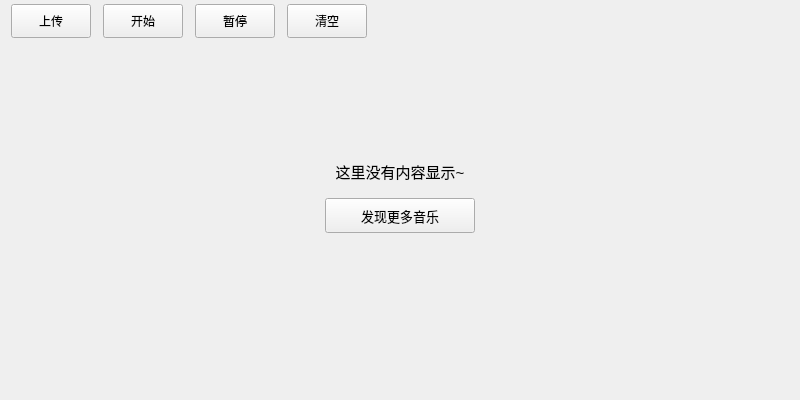
<?xml version="1.0" encoding="UTF-8"?>
<ui version="4.0">
 <class>UploadingSong</class>
 <widget class="QWidget" name="UploadingSong">
  <property name="geometry">
   <rect>
    <x>0</x>
    <y>0</y>
    <width>800</width>
    <height>400</height>
   </rect>
  </property>
  <property name="windowTitle">
   <string>UploadingSong</string>
  </property>
  <layout class="QVBoxLayout" name="verticalLayout_2">
   <property name="topMargin">
    <number>0</number>
   </property>
   <item>
    <widget class="QWidget" name="title_widget" native="true">
     <layout class="QHBoxLayout" name="horizontalLayout">
      <property name="spacing">
       <number>12</number>
      </property>
      <property name="leftMargin">
       <number>0</number>
      </property>
      <property name="topMargin">
       <number>4</number>
      </property>
      <item>
       <widget class="QToolButton" name="cloud_upload_toolButton">
        <property name="minimumSize">
         <size>
          <width>80</width>
          <height>34</height>
         </size>
        </property>
        <property name="maximumSize">
         <size>
          <width>80</width>
          <height>34</height>
         </size>
        </property>
        <property name="cursor">
         <cursorShape>PointingHandCursor</cursorShape>
        </property>
        <property name="text">
         <string>上传</string>
        </property>
        <property name="toolButtonStyle">
         <enum>Qt::ToolButtonTextBesideIcon</enum>
        </property>
       </widget>
      </item>
      <item>
       <widget class="QToolButton" name="cloud_start_toolButton">
        <property name="minimumSize">
         <size>
          <width>80</width>
          <height>34</height>
         </size>
        </property>
        <property name="maximumSize">
         <size>
          <width>80</width>
          <height>34</height>
         </size>
        </property>
        <property name="text">
         <string>开始</string>
        </property>
        <property name="toolButtonStyle">
         <enum>Qt::ToolButtonTextBesideIcon</enum>
        </property>
       </widget>
      </item>
      <item>
       <widget class="QToolButton" name="cloud_pause_toolButton">
        <property name="minimumSize">
         <size>
          <width>80</width>
          <height>34</height>
         </size>
        </property>
        <property name="maximumSize">
         <size>
          <width>80</width>
          <height>34</height>
         </size>
        </property>
        <property name="text">
         <string>暂停</string>
        </property>
        <property name="toolButtonStyle">
         <enum>Qt::ToolButtonTextBesideIcon</enum>
        </property>
       </widget>
      </item>
      <item>
       <widget class="QToolButton" name="cloud_clear_toolButton">
        <property name="minimumSize">
         <size>
          <width>80</width>
          <height>34</height>
         </size>
        </property>
        <property name="maximumSize">
         <size>
          <width>80</width>
          <height>34</height>
         </size>
        </property>
        <property name="text">
         <string>清空</string>
        </property>
        <property name="toolButtonStyle">
         <enum>Qt::ToolButtonTextBesideIcon</enum>
        </property>
       </widget>
      </item>
      <item>
       <spacer name="horizontalSpacer">
        <property name="orientation">
         <enum>Qt::Horizontal</enum>
        </property>
        <property name="sizeHint" stdset="0">
         <size>
          <width>417</width>
          <height>20</height>
         </size>
        </property>
       </spacer>
      </item>
     </layout>
    </widget>
   </item>
   <item>
    <widget class="QWidget" name="widget_3" native="true">
     <layout class="QVBoxLayout" name="verticalLayout" stretch="2,1,3">
      <item>
       <spacer name="verticalSpacer_2">
        <property name="orientation">
         <enum>Qt::Vertical</enum>
        </property>
        <property name="sizeHint" stdset="0">
         <size>
          <width>20</width>
          <height>40</height>
         </size>
        </property>
       </spacer>
      </item>
      <item>
       <layout class="QGridLayout" name="gridLayout">
        <property name="verticalSpacing">
         <number>15</number>
        </property>
        <item row="0" column="0">
         <spacer name="horizontalSpacer_8">
          <property name="orientation">
           <enum>Qt::Horizontal</enum>
          </property>
          <property name="sizeHint" stdset="0">
           <size>
            <width>40</width>
            <height>20</height>
           </size>
          </property>
         </spacer>
        </item>
        <item row="0" column="1">
         <widget class="QLabel" name="prompt_label">
          <property name="font">
           <font>
            <pointsize>11</pointsize>
           </font>
          </property>
          <property name="text">
           <string>这里没有内容显示~</string>
          </property>
          <property name="scaledContents">
           <bool>false</bool>
          </property>
          <property name="alignment">
           <set>Qt::AlignBottom|Qt::AlignHCenter</set>
          </property>
         </widget>
        </item>
        <item row="0" column="2">
         <spacer name="horizontalSpacer_9">
          <property name="orientation">
           <enum>Qt::Horizontal</enum>
          </property>
          <property name="sizeHint" stdset="0">
           <size>
            <width>40</width>
            <height>20</height>
           </size>
          </property>
         </spacer>
        </item>
        <item row="1" column="0">
         <spacer name="horizontalSpacer_11">
          <property name="orientation">
           <enum>Qt::Horizontal</enum>
          </property>
          <property name="sizeHint" stdset="0">
           <size>
            <width>40</width>
            <height>20</height>
           </size>
          </property>
         </spacer>
        </item>
        <item row="1" column="1">
         <widget class="QPushButton" name="search_pushButton">
          <property name="minimumSize">
           <size>
            <width>150</width>
            <height>35</height>
           </size>
          </property>
          <property name="maximumSize">
           <size>
            <width>150</width>
            <height>35</height>
           </size>
          </property>
          <property name="font">
           <font>
            <pointsize>10</pointsize>
           </font>
          </property>
          <property name="cursor">
           <cursorShape>PointingHandCursor</cursorShape>
          </property>
          <property name="text">
           <string>发现更多音乐</string>
          </property>
         </widget>
        </item>
        <item row="1" column="2">
         <spacer name="horizontalSpacer_10">
          <property name="orientation">
           <enum>Qt::Horizontal</enum>
          </property>
          <property name="sizeHint" stdset="0">
           <size>
            <width>40</width>
            <height>20</height>
           </size>
          </property>
         </spacer>
        </item>
       </layout>
      </item>
      <item>
       <spacer name="verticalSpacer">
        <property name="orientation">
         <enum>Qt::Vertical</enum>
        </property>
        <property name="sizeHint" stdset="0">
         <size>
          <width>20</width>
          <height>40</height>
         </size>
        </property>
       </spacer>
      </item>
     </layout>
    </widget>
   </item>
  </layout>
 </widget>
 <resources/>
 <connections/>
</ui>
